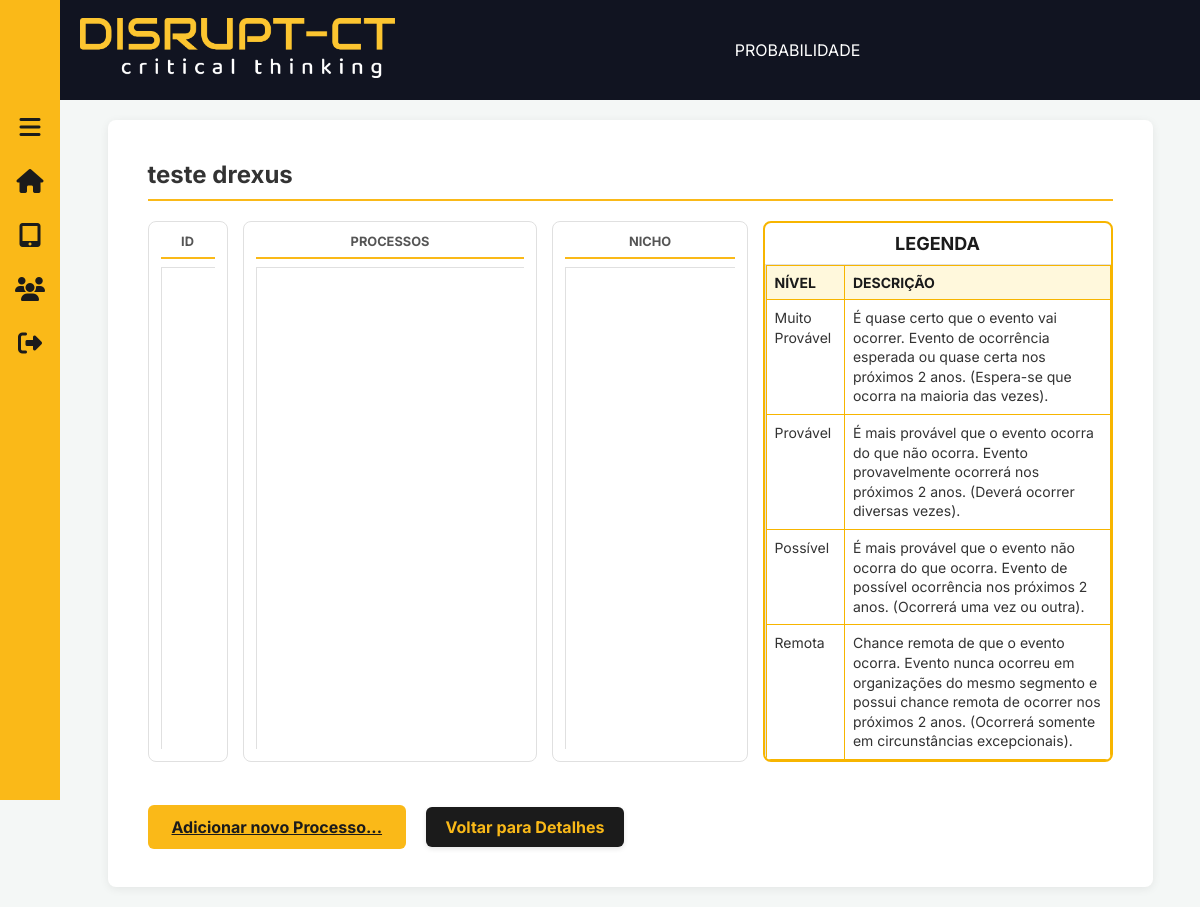
The page /projetos/5/PROBABILIDADE/ on the database as committed earlier.
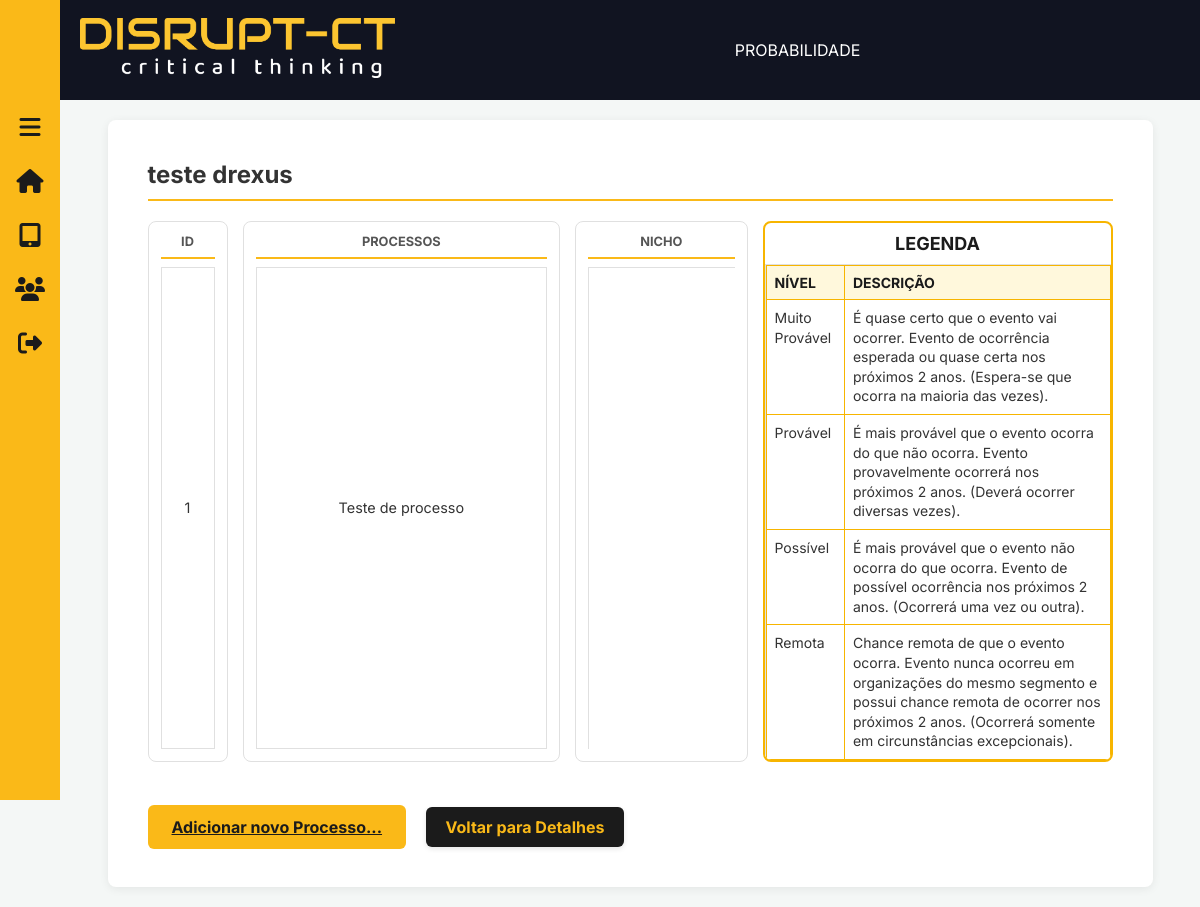
The same page on the database as committed later.
### projetos/models.py (models this page shows, shortened)
class ProbabilidadeBia(models.Model):
    projeto = models.ForeignKey(Projeto, on_delete=models.CASCADE, related_name='probabilidades_bia')
    processos = models.CharField(max_length=255)
    nicho = models.CharField(max_length=255)

### projetos/views.py (the view)
# urls.py: path('<int:id>/PROBABILIDADE/', views.probabilidade_bia, name='PROBABILIDADE_BIA'),
def probabilidade_bia(request, id):
    projeto = get_object_or_404(Projeto, id=id)
    entradas_probabilidade = ProbabilidadeBia.objects.filter(projeto=projeto).order_by('id')
    context = {
        'projeto': projeto,
        'entradas_probabilidade': entradas_probabilidade,
    }
    return render(request, 'projetos/PROBABILIDADE_BIA.html', context)

### projetos/templates/projetos/PROBABILIDADE_BIA.html (shortened to what this page needs)
{% extends "base.html" %}
{% load static %}
{% block titulo_pagina %}
    <span>PROBABILIDADE</span>
{% endblock %}
{% block extra_css %}
    <link rel="stylesheet" href="{% static 'css/tabelas.css' %}">
{% endblock %}
{% block content %}
<div class="classificacao-container">
    <header class="header-interno">
        <h1>{{ projeto.nome }}</h1>
    </header>
    <div class="tabelas-wrapper">
        <div class="tabela-bloco" style="width: 80px;">
            <h2>ID</h2>
            <div class="grid-celulas">
                {% for entrada in entradas_probabilidade %}<div class="celula">{{ entrada.id }}</div>{% endfor %}
            </div>
        </div>
        <div class="tabela-bloco" style="flex-grow: 1.5; min-width: 220px;">
            <h2>PROCESSOS</h2>
            <div class="grid-celulas">
                {% for entrada in entradas_probabilidade %}<div class="celula">{{ entrada.processos }}</div>{% endfor %}
            </div>
        </div>
        <div class="tabela-bloco" style="flex-grow: 1; min-width: 150px;">
            <h2>NICHO</h2>
            <div class="grid-celulas">
            </div>
        </div>
        <div class="tabela probabilidade">
            <h2>LEGENDA</h2>
            <div class="grid-celulas">
                <table class="legenda">
                    <thead>
                        <tr>
                            <th>NÍVEL</th>
                            <th>DESCRIÇÃO</th>
                        </tr>
                    </thead>
                    <tbody>
                        <tr>
                            <td>Muito Provável</td>
                            <td>É quase certo que o evento vai ocorrer. Evento de ocorrência esperada ou quase certa nos próximos 2 anos. (Espera-se que ocorra na maioria das vezes).</td>
                        </tr>
                        <tr>
                            <td>Provável</td>
                            <td>É mais provável que o evento ocorra do que não ocorra. Evento provavelmente ocorrerá nos próximos 2 anos. (Deverá ocorrer diversas vezes).</td>
                        </tr>
                        <tr>
                            <td>Possível</td>
                            <td>É mais provável que o evento não ocorra do que ocorra. Evento de possível ocorrência nos próximos 2 anos. (Ocorrerá uma vez ou outra).</td>
                        </tr>
                        <tr>
                            <td>Remota</td>
                            <td>Chance remota de que o evento ocorra. Evento nunca ocorreu em organizações do mesmo segmento e possui chance remota de ocorrer nos próximos 2 anos. (Ocorrerá somente em circunstâncias excepcionais).</td>
                        </tr>
                    </tbody>
                </table>
            </div>
        </div>
    </div>
    <div style="margin-top: 25px;">
        <a href="{% url 'projetos:adicionar_probabilidade_bia' projeto.id %}" class="btn-adicionar-aqi">Adicionar novo Processo...</a>
        <a href="{% url 'projetos:detalhe_projeto' projeto.id %}" class="btn-voltar" style="margin-left: 15px;">Voltar para Detalhes</a>
    </div>
</div>
{% endblock %}

Rows that differ between the two databases and show on the page:
added ProbabilidadeBia: id "1", processos "Teste de processo"
